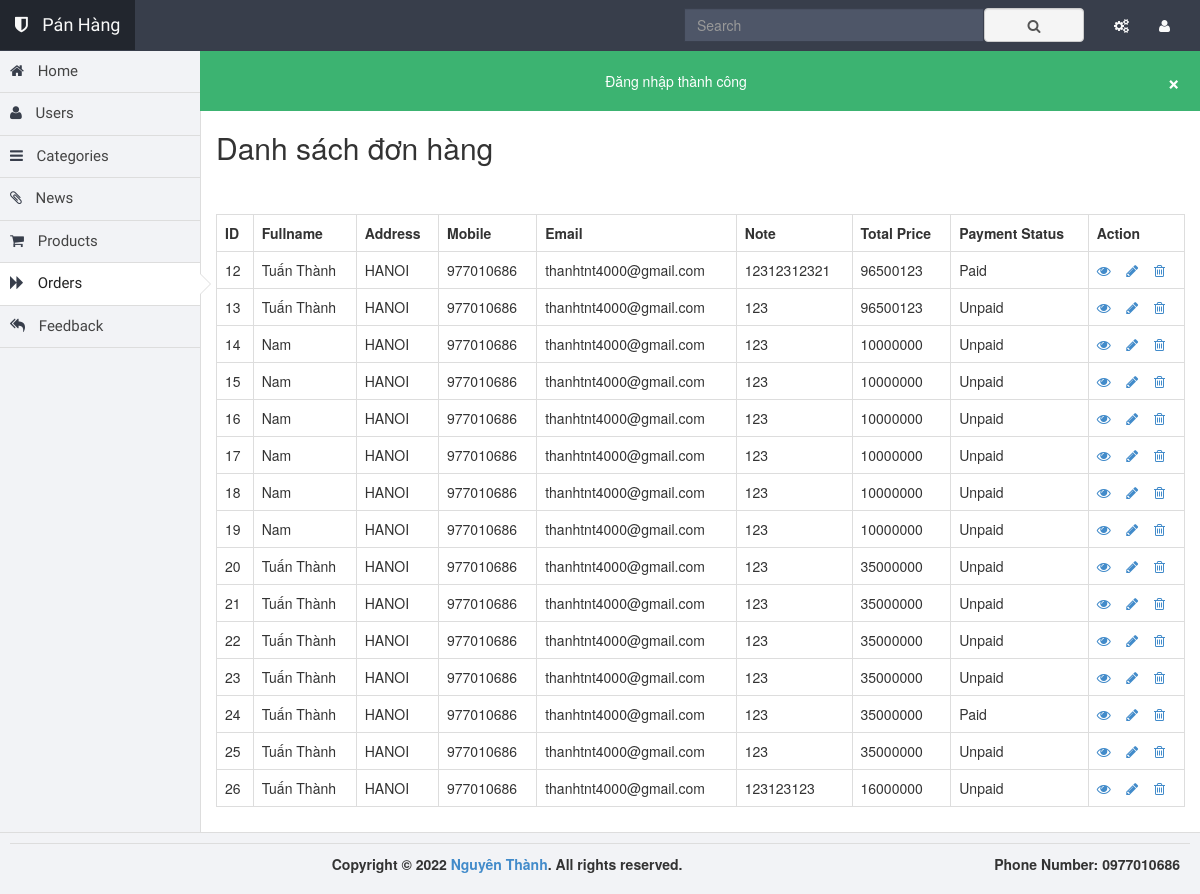
Screenshot of /backend/index.php?controller=order&action=index&page=1 (signed in) with the database file from the repository.
### tables this page shows
CREATE TABLE `orders` (
  `id` int(11) NOT NULL,
  `user_id` int(11) DEFAULT NULL COMMENT 'Id của user trong trường hợp đã login và đặt hàng, là khóa ngoại liên kết với bảng users',
  `fullname` varchar(255) DEFAULT NULL COMMENT 'Tên khách hàng',
  `address` varchar(255) DEFAULT NULL COMMENT 'Địa chỉ khách hàng',
  `mobile` int(11) DEFAULT NULL COMMENT 'SĐT khách hàng',
  `email` varchar(255) DEFAULT NULL COMMENT 'Email khách hàng',
  `note` text DEFAULT NULL COMMENT 'Ghi chú từ khách hàng',
  `price_total` int(11) DEFAULT NULL COMMENT 'Tổng giá trị đơn hàng',
  `payment_status` tinyint(2) DEFAULT NULL COMMENT 'Trạng thái đơn hàng: 0 - Chưa thành toán, 1 - Đã thành toán',
  `created_at` timestamp NOT NULL DEFAULT current_timestamp() COMMENT 'Ngày tạo đơn',
  `updated_at` datetime DEFAULT NULL COMMENT 'Ngày cập nhật cuối'
);

### backend/controllers/Controller.php (called while the page is built, shortened)
<?php
class Controller
{
    public function render($file, $variables = []) {
        extract($variables);
        require_once $file;
        $render_view = ob_get_clean();
        return $render_view;
    }
}

### backend/controllers/OrderController.php (called while the page is built, shortened)
<?php
require_once 'controllers/Controller.php';
require_once 'models/Order.php';
class OrderController extends Controller{
    public function index() {
        $order_model = new Order();
        $params = [];
        $str_search = '';
        $orders = $order_model->getAll($str_search, $params);
        $this->content = $this->render('views/orders/index.php', [
            'orders' => $orders
        ]);
        require_once 'views/layouts/main.php';
    }
}

### backend/index.php (called while the page is built, shortened)
<?php
$action = isset($_GET['action']) ? $_GET['action'] : 'index';
$object = new $controller();
$object->$action();
?>

### backend/models/Model.php (called while the page is built, shortened)
<?php
class Model {
    public function __construct() {
        try {
            $this->connection = new PDO(Database::DB_DSN, Database::DB_USERNAME, Database::DB_PASSWORD);
        } catch (PDOException $e) {
            die("Lỗi kết nối: " . $e->getMessage());
        }
    }
}

### backend/models/Order.php (called while the page is built, shortened)
<?php
require_once 'models/Model.php';
class Order extends Model {
    public function getAll($str_search, $params) {
        $sql_select = "SELECT orders.* FROM orders
                        WHERE TRUE $str_search
                        ORDER BY orders.id ASC
                        ";
        $obj_select = $this->connection->prepare($sql_select);
        $obj_select->execute();
        $orders = $obj_select->fetchAll(PDO::FETCH_ASSOC);
        return $orders;
    }
}

### backend/views/orders/index.php (the view, shortened to what this page needs)
<h2>Danh sách đơn hàng</h2>
<br>
<br>
<table class="table table-bordered">
    <tr>
        <th>ID</th>
        <th>Fullname</th>
        <th>Address</th>
        <th>Mobile</th>
        <th>Email</th>
        <th>Note</th>
        <th>Total Price</th>
        <th>Payment Status</th>
        <th>Action</th>
    </tr>
    <?php if (!empty($orders)): ?>
        <?php foreach ($orders as $order): ?>
            <tr>
                <td><?php echo $order['id'] ?></td>
                <td><?php echo $order['fullname'] ?></td>
                <td><?php echo $order['address'] ?></td>
                <td><?php echo $order['mobile'] ?></td>
                <td><?php echo $order['email'] ?></td>
                <td><?php echo $order['note'] ?></td>
                <td><?php echo $order['price_total'] ?></td>
                <td><?php
                    if($order['payment_status'] == 0) {
                        echo 'Unpaid';
                    } else {
                        echo 'Paid';
                    }
                    ?></td>
                <td>
                    <?php
                    $url_detail = "index.php?controller=order&action=detail&id=" . $order['id'];
                    $url_update = "index.php?controller=order&action=update&id=" . $order['id'];
                    $url_delete = "index.php?controller=order&action=delete&id=" . $order['id'];
                    ?>
                    <a title="Detail" href="<?php echo $url_detail ?>"><i class="fa fa-eye"></i></a> &nbsp;&nbsp;
                    <a title="Update" href="<?php echo $url_update ?>"><i class="fa fa-pencil"></i></a> &nbsp;&nbsp;
                    <a title="Delete" href="<?php echo $url_delete ?>" onclick="return confirm('Are you sure delete?')"><i class="fa fa-trash-o"></i></a>
                </td>
            </tr>
        <?php endforeach; ?>
    <?php else: ?>
        <tr>
            <td colspan="9">No data found</td>
        </tr>
    <?php endif; ?>
</table>

### backend/assets/theme/theme.css (style rules this page uses)
html, body { background-color: #f2f3f6; }

### rows the page displays
orders: id "12", fullname "Tuấn Thành", address "HANOI", mobile "977010686", email "thanhtnt4000@gmail.com", note "12312312321", price_total "96500123", payment_status "Paid"
orders: id "13", fullname "Tuấn Thành", address "HANOI", mobile "977010686", email "thanhtnt4000@gmail.com", note "123", price_total "96500123", payment_status "Unpaid"
orders: id "14", fullname "Nam", address "HANOI", mobile "977010686", email "thanhtnt4000@gmail.com", note "123", price_total "10000000", payment_status "Unpaid"
orders: id "15", fullname "Nam", address "HANOI", mobile "977010686", email "thanhtnt4000@gmail.com", note "123", price_total "10000000", payment_status "Unpaid"
orders: id "16", fullname "Nam", address "HANOI", mobile "977010686", email "thanhtnt4000@gmail.com", note "123", price_total "10000000", payment_status "Unpaid"
orders: id "17", fullname "Nam", address "HANOI", mobile "977010686", email "thanhtnt4000@gmail.com", note "123", price_total "10000000", payment_status "Unpaid"
orders: id "18", fullname "Nam", address "HANOI", mobile "977010686", email "thanhtnt4000@gmail.com", note "123", price_total "10000000", payment_status "Unpaid"
orders: id "19", fullname "Nam", address "HANOI", mobile "977010686", email "thanhtnt4000@gmail.com", note "123", price_total "10000000", payment_status "Unpaid"
orders: id "20", fullname "Tuấn Thành", address "HANOI", mobile "977010686", email "thanhtnt4000@gmail.com", note "123", price_total "35000000", payment_status "Unpaid"
orders: id "21", fullname "Tuấn Thành", address "HANOI", mobile "977010686", email "thanhtnt4000@gmail.com", note "123", price_total "35000000", payment_status "Unpaid"
orders: id "22", fullname "Tuấn Thành", address "HANOI", mobile "977010686", email "thanhtnt4000@gmail.com", note "123", price_total "35000000", payment_status "Unpaid"
orders: id "23", fullname "Tuấn Thành", address "HANOI", mobile "977010686", email "thanhtnt4000@gmail.com", note "123", price_total "35000000", payment_status "Unpaid"
orders: id "24", fullname "Tuấn Thành", address "HANOI", mobile "977010686", email "thanhtnt4000@gmail.com", note "123", price_total "35000000", payment_status "Paid"
orders: id "25", fullname "Tuấn Thành", address "HANOI", mobile "977010686", email "thanhtnt4000@gmail.com", note "123", price_total "35000000", payment_status "Unpaid"
orders: id "26", fullname "Tuấn Thành", address "HANOI", mobile "977010686", email "thanhtnt4000@gmail.com", note "123123123", price_total "16000000", payment_status "Unpaid"

### other values shown
$_SESSION['success'] "Đăng nhập thành công"
